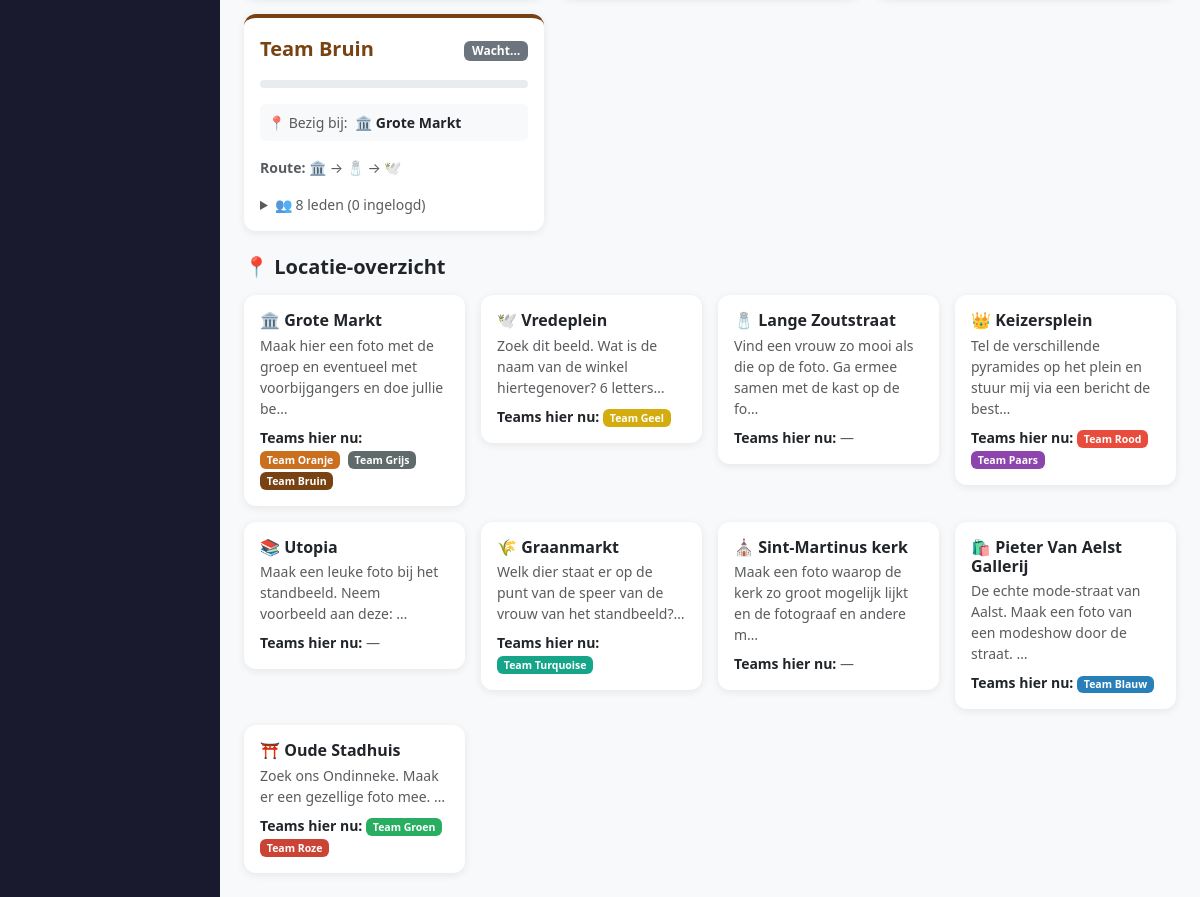
The app's page /admin/game (signed in, lower part), older data.
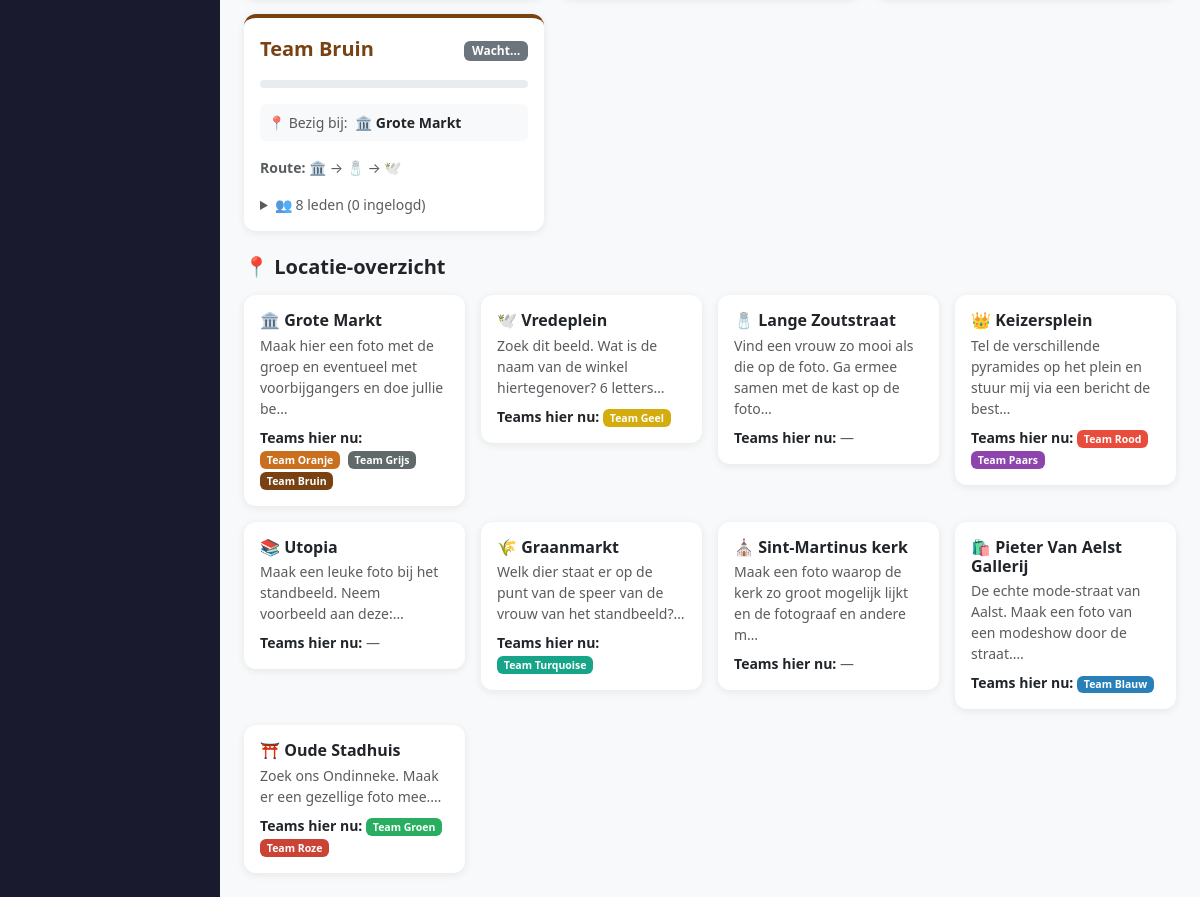
The same page, newer data.
### app.py (models this page shows)
class Location(db.Model):
    id = db.Column(db.Integer, primary_key=True)
    order_index = db.Column(db.Integer, nullable=False, default=0)
    name = db.Column(db.String(100), nullable=False)
    emoji = db.Column(db.String(10), nullable=False, default="📍")
    clue = db.Column(db.Text, nullable=False, default="")
    challenge = db.Column(db.Text, nullable=False, default="")
    arrival_hint = db.Column(db.String(500), nullable=True)
    answer_type = db.Column(db.String(10), nullable=False, default="code")  # 'code' or 'photo'
    secret_code = db.Column(db.String(50), nullable=True)
    challenge_image = db.Column(db.String(200), nullable=True)  # optional image shown with the challenge
    submissions = db.relationship("PhotoSubmission", backref="location", lazy=True)

### app.py (the view, shortened to what this page needs)
@app.route("/admin/game", methods=["GET", "POST"])
@admin_required
def admin_game():
    settings = get_settings()
    locations = get_locations()
    return render_template(
        "admin/game.html",
        settings=settings,
        teams=Team.query.all(),
        locations=locations,
        locations_by_id={loc.id: loc for loc in locations},
    )

### app.py (called while the page is built)
def get_settings():
    s = GameSettings.query.first()
    if not s:
        s = GameSettings()
        db.session.add(s)
        db.session.commit()
    return s

def get_locations():
    return Location.query.order_by(Location.order_index).all()

def admin_required(f):
    from functools import wraps
    @wraps(f)
    def decorated(*args, **kwargs):
        if not session.get("admin_logged_in"):
            return redirect(url_for("admin_login"))
        return f(*args, **kwargs)
    return decorated

    @property
    def full_name(self):
        return f"{self.first_name} {self.last_name}".strip()

    @property
    def route(self):
        return json.loads(self.route_json)

    @property
    def total_steps(self):
        return len(self.route)

    @property
    def current_location(self):
        r = self.route
        if self.current_step < len(r):
            return Location.query.get(r[self.current_step])
        return None

    @property
    def progress_pct(self):
        total = self.total_steps
        if total == 0:
            return 0
        return int((self.current_step / total) * 100)

### templates/admin/game.html (shortened to what this page needs)
{% extends "base_admin.html" %}
{% block content %}
{% if not teams %}
<div class="alert alert-warning">
  <i class="bi bi-exclamation-triangle me-2"></i>
  Geen teams aangemaakt. <a href="{{ url_for('admin_groups') }}">Ga naar Teams</a> om groepen aan te maken.
</div>
{% else %}
<div class="row g-3" id="live-progress">
  {% for team in teams %}
  <div class="col-sm-6 col-xl-4" id="team-card-{{ team.id }}">
    <div class="card h-100" style="border-top: 4px solid {{ team.color }};">
      <div class="card-body p-3">
        <div class="d-flex align-items-center mb-3">
          <div class="fw-bold fs-5" style="color:{{ team.color }}">{{ team.name }}</div>
          <div class="ms-auto">
            {% if team.finished %}
            <span class="badge bg-success">🎉 Klaar!</span>
            {% elif settings.game_started %}
            <span class="badge bg-primary">Stap {{ team.current_step }}/{{ team.total_steps }}</span>
            {% else %}
            <span class="badge bg-secondary">Wacht…</span>
            {% endif %}
          </div>
        </div>
        <div class="progress mb-3" style="height: 8px;">
        </div>
        <div class="mb-3 p-2 bg-light rounded-2 small">
          {% if team.finished %}
            <span class="text-success fw-semibold">🎊 Alle locaties bezocht!</span>
          {% elif team.current_location %}
            <span class="text-muted">📍 Bezig bij:</span>
            <span class="fw-semibold ms-1">{{ team.current_location.emoji }} {{ team.current_location.name }}</span>
          {% endif %}
        </div>
        <div class="mb-3 small text-muted">
          <strong>Route:</strong>
          {% for loc_id in team.route %}
          {% set loc = locations_by_id[loc_id] %}
          <span class="{% if loop.index0 < team.current_step %}text-success{% elif loop.index0 == team.current_step and not team.finished %}fw-bold text-dark{% else %}text-muted{% endif %}">
            {{ loc.emoji }}
          </span>
          {% if not loop.last %}<span class="text-muted">→</span>{% endif %}
          {% endfor %}
        </div>
        <details class="small">
          <summary class="text-muted" style="cursor:pointer;">
            👥 {{ team.members|length }} leden
            ({{ team.members|selectattr('checked_in')|list|length }} ingelogd)
          </summary>
        </details>
      </div>
    </div>
  </div>
  {% endfor %}
</div>
<h5 class="fw-semibold mt-4 mb-3">📍 Locatie-overzicht</h5>
<div class="row g-3">
  {% for loc in locations_by_id.values() %}
  <div class="col-sm-6 col-xl-3">
    <div class="card">
      <div class="card-body p-3">
        <h6 class="fw-bold mb-1">{{ loc.emoji }} {{ loc.name }}</h6>
        <p class="small text-muted mb-2">{{ loc.challenge[:80] }}…</p>
        <div class="small">
          <strong>Teams hier nu:</strong>
          {% set teams_here = teams|selectattr('current_location')|selectattr('current_location.id', 'equalto', loc.id)|list %}
          {% if teams_here %}
            {% for t in teams_here %}
            <span class="badge me-1" style="background:{{ t.color }}">{{ t.name }}</span>
            {% endfor %}
          {% else %}
            <span class="text-muted">—</span>
          {% endif %}
        </div>
      </div>
    </div>
  </div>
  {% endfor %}
</div>
{% endif %}
{% endblock %}

Row changes from the older to the newer data that the page shows:
changed Location "Lange Zoutstraat": challenge "Vind een vrouw zo mooi als die op de foto. Ga ermee samen met de kast op de fo" → "Vind een vrouw zo mooi als die op de foto. Ga ermee samen met de kast op de foto"
